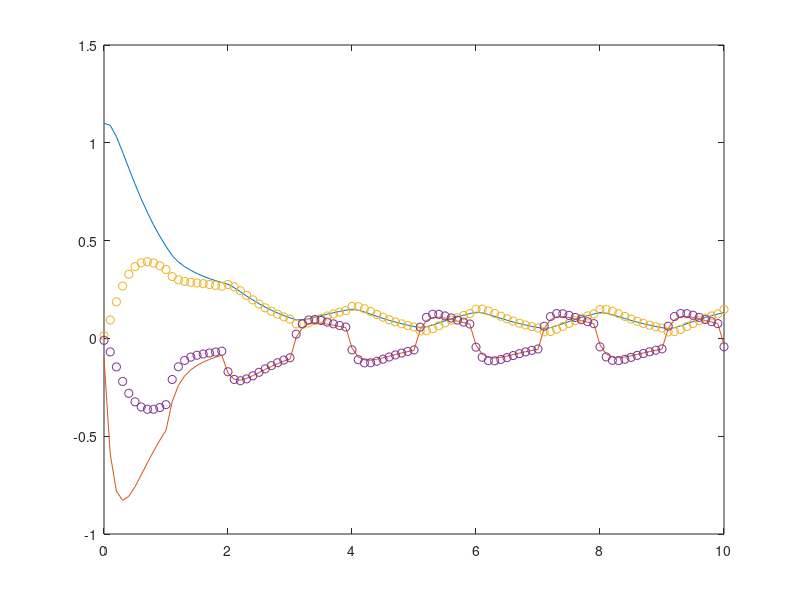

MATLAB code to generate this figure:
clear();
pkg load control
A = [0 1; -5 -6];
B = [0; 1];
C = [0 1];

Mo = [C ; C*A];
result_Mo = det(Mo)
###############################################
Aa = A.'
Ba = C.'
Ca = B.'
D = 0;

sys = ss(Aa,Ba,Ca,D)
P = [-3 -4];
L = place(sys,P)'

####################################################
u=1;
x=[1;1];
xh = [0;0];     #hはハット　
yh = 0;
dt = 0.1;
t = 0:dt:10;
i = 0;
y = 0;

for n = t
  i = i + 1;
  
  u=mod(n,2) >1;
  dx = A*x + B*u;
  x = x + dx*dt;
  y = C*x;
  x1(i) = x(1);   
  x2(i) = x(2); 
  
  dxh = A*xh + B*u - L*(yh-y);
  xh = xh +dxh *dt;
  yh = C * xh;
  xh1(i) =xh(1);
  xh2(i) =xh(2);
endfor

plot(t ,x1,t,x2,t,xh1,'o',t,xh2,'o');